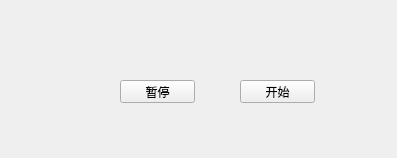
<?xml version="1.0" encoding="UTF-8"?>
<ui version="4.0">
 <class>Form</class>
 <widget class="QWidget" name="Form">
  <property name="geometry">
   <rect>
    <x>0</x>
    <y>0</y>
    <width>397</width>
    <height>158</height>
   </rect>
  </property>
  <property name="windowTitle">
   <string>Form</string>
  </property>
  <widget class="QPushButton" name="susButton">
   <property name="geometry">
    <rect>
     <x>120</x>
     <y>80</y>
     <width>75</width>
     <height>23</height>
    </rect>
   </property>
   <property name="text">
    <string>暂停</string>
   </property>
  </widget>
  <widget class="QPushButton" name="startButton">
   <property name="geometry">
    <rect>
     <x>240</x>
     <y>80</y>
     <width>75</width>
     <height>23</height>
    </rect>
   </property>
   <property name="text">
    <string>开始</string>
   </property>
  </widget>
 </widget>
 <layoutdefault spacing="6" margin="11"/>
 <resources/>
 <connections/>
</ui>
